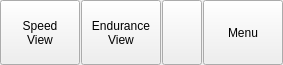
    <widget class="QWidget" name="frameButtons" native="true">
     <property name="sizePolicy">
      <sizepolicy hsizetype="Preferred" vsizetype="Ignored">
       <horstretch>0</horstretch>
       <verstretch>0</verstretch>
      </sizepolicy>
     </property>
     <property name="maximumSize">
      <size>
       <width>16777215</width>
       <height>65</height>
      </size>
     </property>
     <layout class="QHBoxLayout" name="horizontalLayout">
      <property name="spacing">
       <number>1</number>
      </property>
      <property name="leftMargin">
       <number>0</number>
      </property>
      <property name="topMargin">
       <number>0</number>
      </property>
      <property name="rightMargin">
       <number>0</number>
      </property>
      <property name="bottomMargin">
       <number>0</number>
      </property>
      <item>
       <widget class="QPushButton" name="buttonSpeed">
        <property name="sizePolicy">
         <sizepolicy hsizetype="Minimum" vsizetype="Expanding">
          <horstretch>0</horstretch>
          <verstretch>0</verstretch>
         </sizepolicy>
        </property>
        <property name="maximumSize">
         <size>
          <width>16777215</width>
          <height>16777215</height>
         </size>
        </property>
        <property name="text">
         <string>Speed
View</string>
        </property>
       </widget>
      </item>
      <item>
       <widget class="QPushButton" name="buttonEndurance">
        <property name="sizePolicy">
         <sizepolicy hsizetype="Minimum" vsizetype="Expanding">
          <horstretch>0</horstretch>
          <verstretch>0</verstretch>
         </sizepolicy>
        </property>
        <property name="maximumSize">
         <size>
          <width>16777215</width>
          <height>16777215</height>
         </size>
        </property>
        <property name="text">
         <string>Endurance
View</string>
        </property>
       </widget>
      </item>
      <item>
       <widget class="QPushButton" name="buttonEmpty">
        <property name="sizePolicy">
         <sizepolicy hsizetype="Minimum" vsizetype="Expanding">
          <horstretch>0</horstretch>
          <verstretch>0</verstretch>
         </sizepolicy>
        </property>
        <property name="maximumSize">
         <size>
          <width>16777215</width>
          <height>16777215</height>
         </size>
        </property>
        <property name="text">
         <string/>
        </property>
       </widget>
      </item>
      <item>
       <widget class="QPushButton" name="buttonMenu">
        <property name="sizePolicy">
         <sizepolicy hsizetype="Minimum" vsizetype="Expanding">
          <horstretch>0</horstretch>
          <verstretch>0</verstretch>
         </sizepolicy>
        </property>
        <property name="maximumSize">
         <size>
          <width>16777215</width>
          <height>16777215</height>
         </size>
        </property>
        <property name="text">
         <string>Menu</string>
        </property>
       </widget>
      </item>
     </layout>
    </widget>
